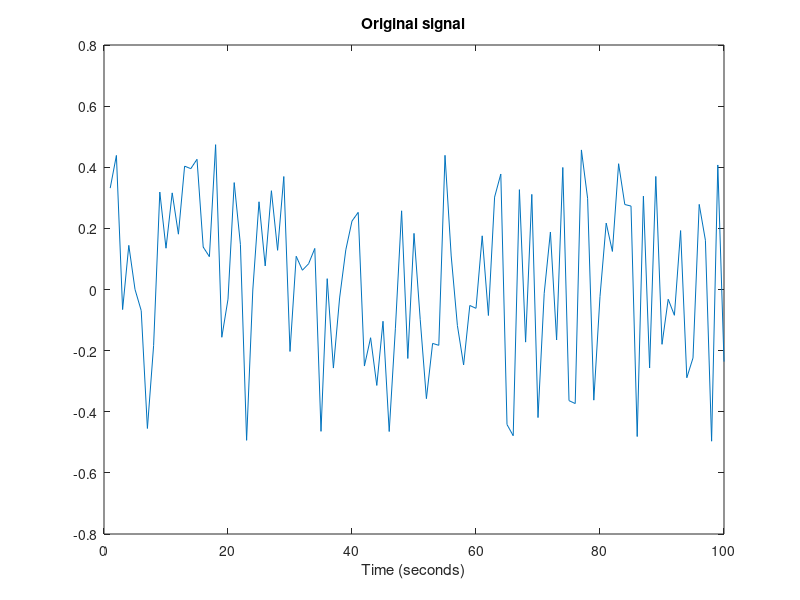
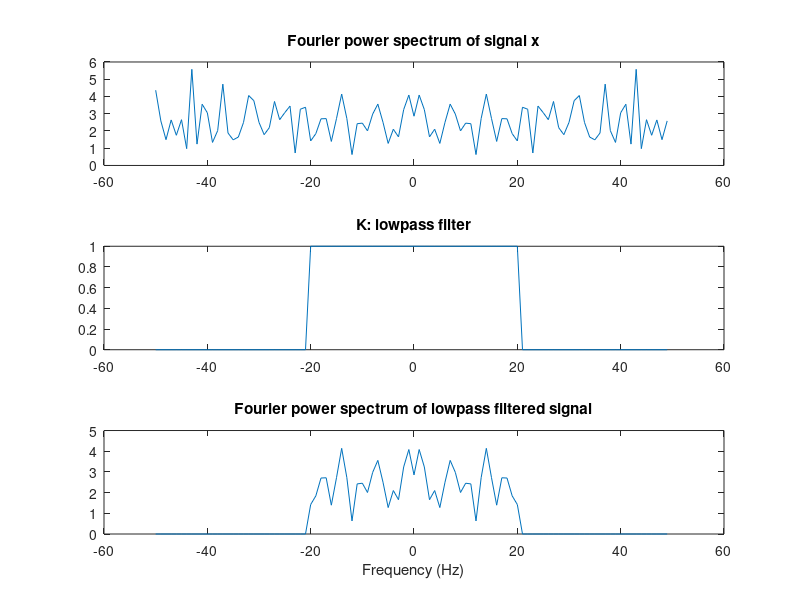
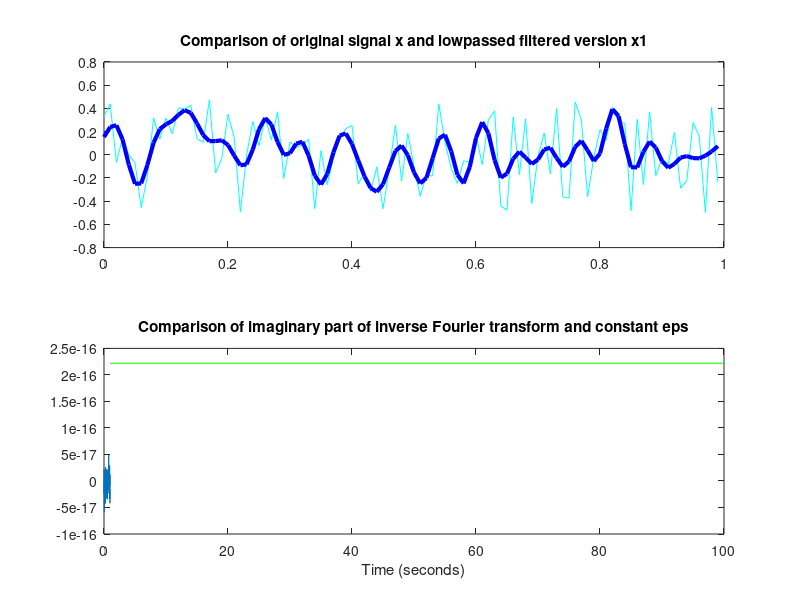

Write the MATLAB code that produced these figures, in order.
%%
%% Generate a simulated signal
%%
N = 100; %% Number of time-samples in the signal
%t=1:128;
f=100;
t=0:1/f:1-1/f;
x=sin(2*pi*5*t)+cos(2*pi*30*t);
x = rand(1,N)-0.5; %% This is white noise
figure(1); plot(x); title('Original signal');
xlabel('Time (seconds)');


%%
%% Calculate the Fourier transform of the signal
%% and filter it with a lowpass filter
%%
BW = 20; %% Bandwidth of the filter

X = fftshift(fft(x));
K = zeros(1,length(t)); K(floor(N/2)+1+[-BW:BW])=1; %% Lowpass filter
X1 = X .* K; %% Lowpassed signal
F = -floor(N/2):(ceil(N/2)-1); %% Frequencies in Ft
figure(2);
subplot(3,1,1); plot(F,abs(X)); title('Fourier power spectrum of signal x');
subplot(3,1,2); plot(F,K); title('K: lowpass filter');
subplot(3,1,3); plot(F,abs(X1)); title('Fourier power spectrum of lowpass filtered signal');
xlabel('Frequency (Hz)');

%%
%% Return to time domain and look at lowpassed filtered signal
%%
x1 = ifft(ifftshift(X1));
figure(3);
subplot(2,1,1); plot(t,x,'c');
hold on; plot(t,real(x1),'b','LineWidth',3); hold off
title('Comparison of original signal x and lowpassed filtered version x1');
subplot(2,1,2); plot(t,imag(x1)); 
hold on; plot([1 N],[eps eps],'g'); hold off; 
title('Comparison of imaginary part of inverse Fourier transform and constant eps');
xlabel('Time (seconds)');
